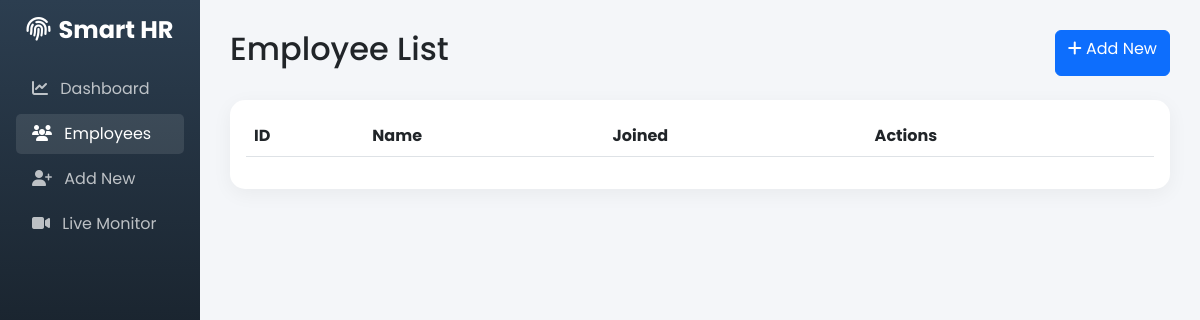
Page /employees on the earlier database version.
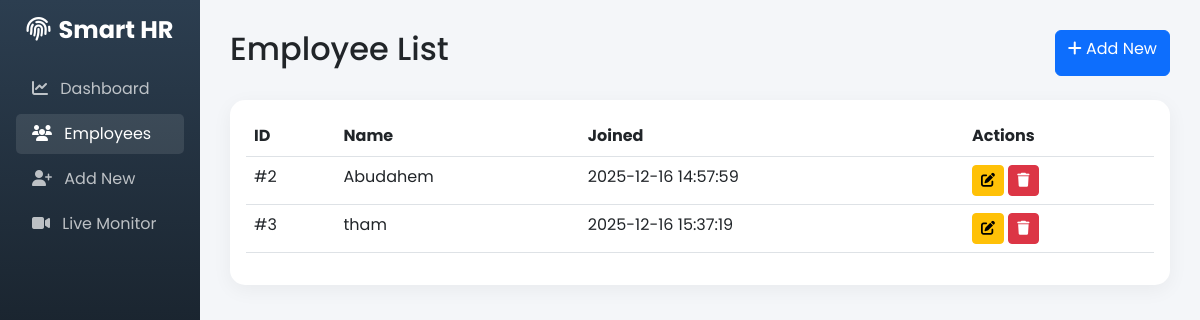
Same page on the later database version.
### tables this page shows
CREATE TABLE users (
            id INTEGER PRIMARY KEY AUTOINCREMENT,
            name TEXT NOT NULL,
            created_at TEXT DEFAULT CURRENT_TIMESTAMP
        );

### app.py (the view)
@app.route('/employees')
def employees():
    users = db_manager.get_users_list()
    return render_template('employees.html', users=users)

### modules/db_manager.py (called while the page is built)
def get_db_connection():
    os.makedirs(os.path.dirname(DB_PATH), exist_ok=True)
    conn = sqlite3.connect(DB_PATH)
    conn.row_factory = sqlite3.Row
    return conn

def get_users_list():
    conn = get_db_connection()
    cursor = conn.cursor()
    cursor.execute('''
        SELECT u.id, u.name, u.created_at, COUNT(f.id) as face_count
        FROM users u
        LEFT JOIN faces f ON u.id = f.user_id
        GROUP BY u.id
    ''')
    rows = cursor.fetchall()
    conn.close()
    return rows

### templates/employees.html (shortened to what this page needs)
{% extends "base.html" %}
{% block content %}
<div class="d-flex justify-content-between mb-4">
    <h2>Employee List</h2>
    <a href="{{ url_for('add_employee') }}" class="btn btn-primary"><i class="fas fa-plus"></i> Add New</a>
</div>
<div class="card">
    <div class="card-body">
        <table class="table table-hover">
            <thead>
                <tr>
                    <th>ID</th>
                    <th>Name</th>
                    <th>Joined</th>
                    <th>Actions</th>
                </tr>
            </thead>
            <tbody>
                {% for user in users %}
                <tr>
                    <td>#{{ user['id'] }}</td>
                    <td>{{ user['name'] }}</td>
                    <td>{{ user['created_at'] }}</td>
                    <td>
                        <button class="btn btn-sm btn-warning" data-bs-toggle="modal" data-bs-target="#editModal{{ user['id'] }}">
                            <i class="fas fa-edit"></i>
                        </button>
                        <a href="{{ url_for('delete_employee', user_id=user['id']) }}" class="btn btn-sm btn-danger" onclick="return confirm('Are you sure?')">
                            <i class="fas fa-trash"></i>
                        </a>
                    </td>
                </tr>
                {% endfor %}
            </tbody>
        </table>
    </div>
</div>
{% endblock %}

### templates/base.html (shortened to what this page needs)
<!DOCTYPE html>
<html lang="en">
<head>
    <link href="https://cdn.jsdelivr.net/npm/bootstrap@5.3.0/dist/css/bootstrap.min.css" rel="stylesheet">
    <link rel="stylesheet" href="https://cdnjs.cloudflare.com/ajax/libs/font-awesome/6.4.0/css/all.min.css">
</head>
<body>
    <div class="container-fluid">
        <div class="row">
            <div class="col-md-2 sidebar p-3">
                <h4 class="text-center mb-4 fw-bold"><i class="fas fa-fingerprint me-2"></i>Smart HR</h4>
                <div class="nav flex-column">
                    <a href="{{ url_for('dashboard') }}" class="nav-link {{ 'active' if request.endpoint == 'dashboard' }}">
                        <i class="fas fa-chart-line me-2"></i> Dashboard
                    </a>
                    <a href="{{ url_for('employees') }}" class="nav-link {{ 'active' if request.endpoint == 'employees' }}">
                        <i class="fas fa-users me-2"></i> Employees
                    </a>
                    <a href="{{ url_for('add_employee') }}" class="nav-link {{ 'active' if request.endpoint == 'add_employee' }}">
                        <i class="fas fa-user-plus me-2"></i> Add New
                    </a>
                    <a href="{{ url_for('live_monitor') }}" class="nav-link {{ 'active' if request.endpoint == 'live_monitor' }}">
                        <i class="fas fa-video me-2"></i> Live Monitor
                    </a>
                </div>
            </div>
            <div class="col-md-10 main-content">
                {% block content %}{% endblock %}
            </div>
        </div>
    </div>
</body>
</html>

### templates/base.html (style rules this page uses)
body { font-family: 'Poppins', sans-serif; background: #f4f6f9; }
.sidebar { min-height: 100vh; background: linear-gradient(180deg, #2c3e50 0%, #000000 100%); color: white; }
.nav-link { color: rgba(255,255,255,0.7); margin-bottom: 5px; border-radius: 5px; }
.nav-link:hover, .nav-link.active { background: rgba(255,255,255,0.1); color: white; }
.main-content { padding: 30px; }
.card { border: none; border-radius: 15px; box-shadow: 0 5px 20px rgba(0,0,0,0.05); }

Differences in the rows shown:
added users: id "2", name "Abudahem", created_at "2025-12-16 14:57:59"
added users: id "3", name "tham", created_at "2025-12-16 15:37:19"
